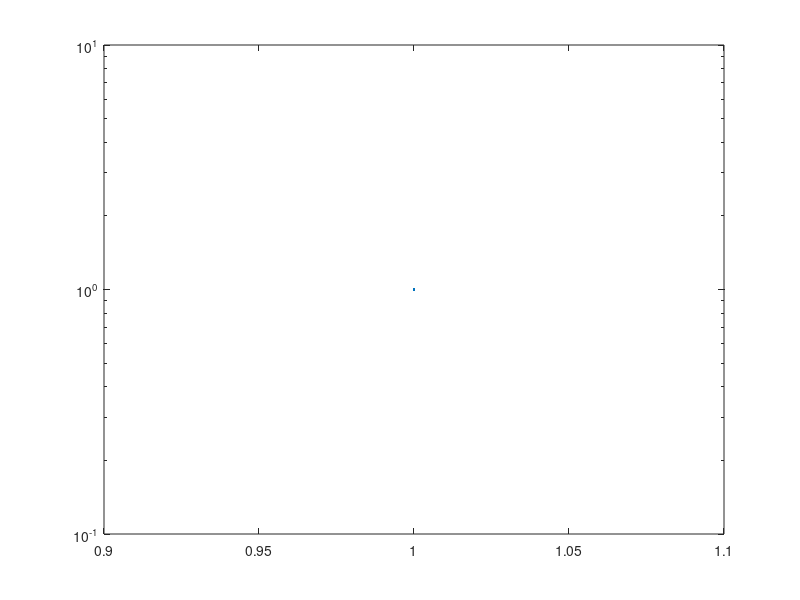
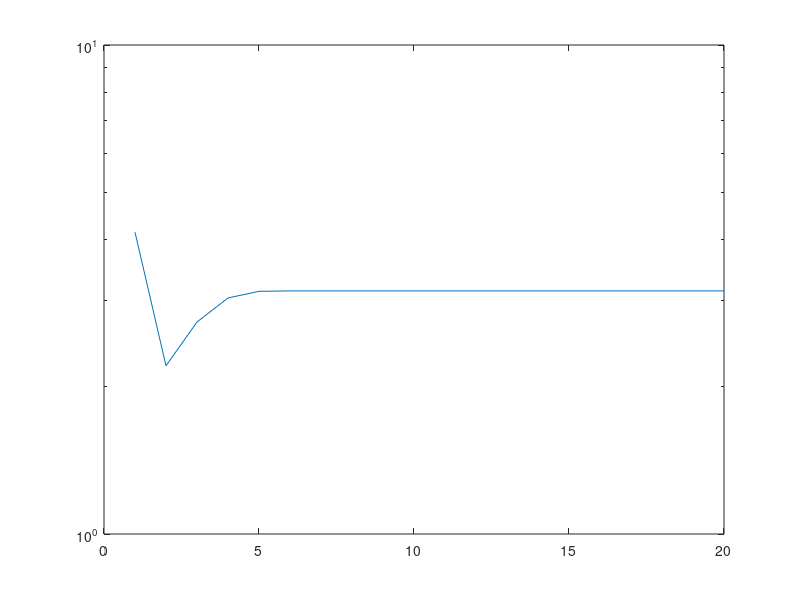
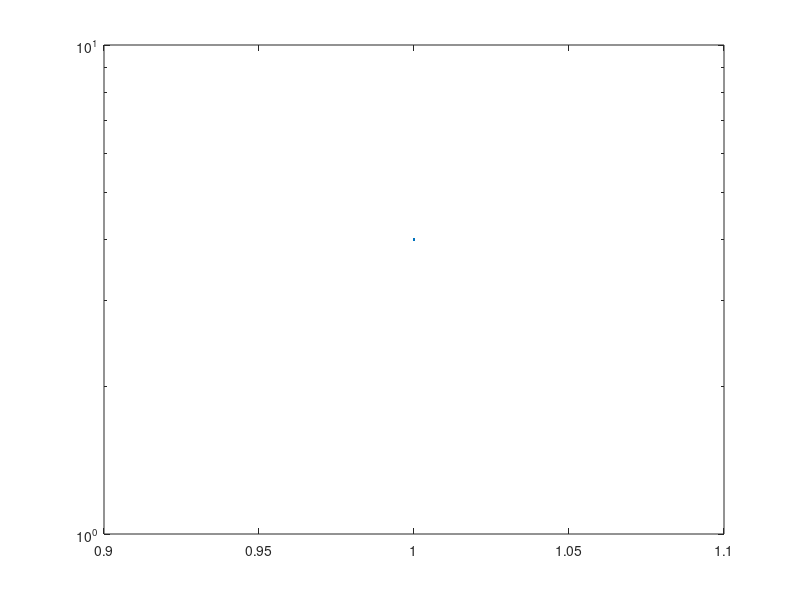
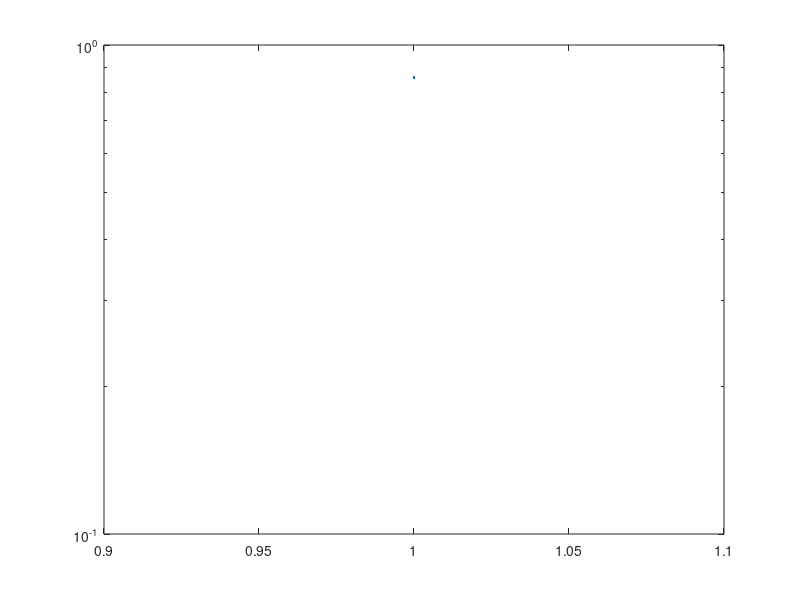

MATLAB code for these plots, in order:
% Uebung 2 Aufgabe 1, Numerik 1 SS18
% Theresa Kiszler, David
% Abgabe: 30.04

% Function to run the iteration with x_0 and y_0
function x = run_1_2()
  %RUN_1_2() use the newton method for rootfinding 
  % define roots
  root1 = 0;
  root2 = pi;
  
  x_0 = -1;
  fprintf('first run with x_0: %d \n', x_0);
  newton_method(x_0, root1);
  disp(' --------------------------------');
  newton_method(x_0, root2);
  
  y_0 = 4;
  disp(' --------------------------------');
  fprintf('second run with y_0: %d \n', y_0);
  newton_method(y_0, root1);
  disp(' --------------------------------');
  newton_method(y_0, root2);
   
endfunction 

% Newton method
function x_n = newton_method(var_in, x_star)
  %NEWTON_METHOD(var_in) define what var_in is
  
  % Initialize
  converge = 0;
  x_n = var_in;
  n = 1;
  error_vec = [0];
  
  
  % check convergence criteria
  while (converge == 0)
    % Error calculation
    error = abs(x_n - x_star);
    error_vec(n) = error;
    
    n = n + 1;
    
    f = x_n*(x_n - pi)^2; 
    Df = (x_n - pi)^2 - 2*x_n*(x_n - pi);
    dx_n = -f/Df;
    x_nplus1 = x_n + dx_n;
   
    % check break criteria
    dx_n_quer = - (x_nplus1*(x_nplus1 - pi)^2)/ Df; 
    % fprintf(' Values: \n f = %d, Df = %d, x_n = %d, x_nplus1 = %d, dx_n = %d , dx_n_quer: %d \n', f, Df, x_n, x_nplus1, dx_n, dx_n_quer);
    if (norm(dx_n_quer) > norm(dx_n) | n > 20)
      fprintf('Success not possible. \n');
      x_n = NA;
      break
    endif
    
    % set new convergence
    if (norm(x_n-x_star) <= norm(dx_n))
      converge = 1;
    endif
    
    % go one step up
    x_n = x_nplus1;

  endwhile
  fprintf(' Solution is: %d \n', x_n); 

  % Plotting the error
  figure
  semilogy([1:length(error_vec)], error_vec(:))
  
endfunction


